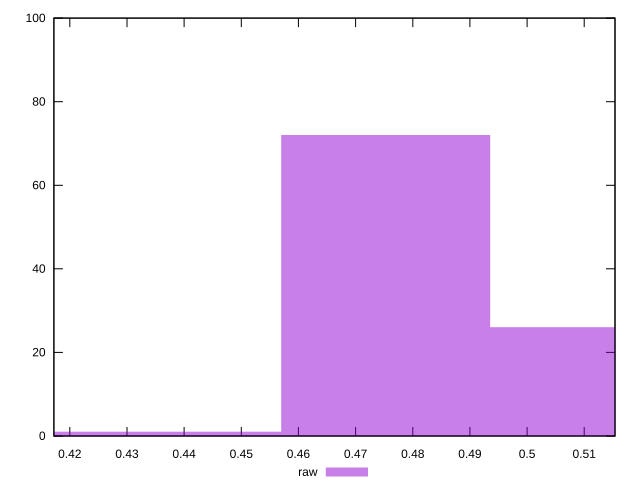

Here is the gnuplot script that generated this plot:
reset

$raw <<EOF
0.4021413546668147 1
0.5118162695759461 26
0.4752579646062356 72
0.43869965963652513 1
EOF

set key outside below
set boxwidth 0.03655830496971043
set xrange [0.4172165056100327:0.515383004754315]
set yrange [0:100]
set trange [0:100]
set style fill transparent solid 0.5 noborder
set terminal svg size 640, 490 enhanced background rgb 'white'
set output "report_00007_2020-12-11T15:55:29.892Z/meta/score/samples/pages/raw/histogram.svg"

plot $raw title "raw" with boxes

reset
